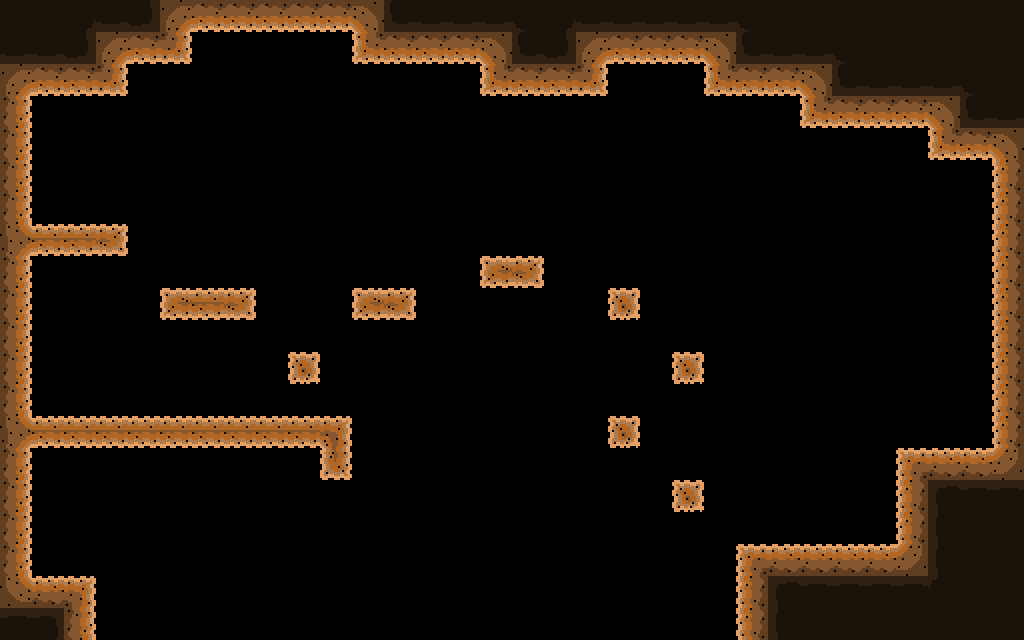

Tiled map render using the project's own tile images. Description and the whole map definition, tile-layer contents included, below:
An orthogonal 32x20 tile map with 32x32 px tiles, 1 tile layer (Camada de Blocos 1).

<map version="1.10" tiledversion="1.11.2" orientation="orthogonal" renderorder="right-down" width="32" height="20" tilewidth="32" tileheight="32" infinite="0" nextlayerid="2" nextobjectid="1">
 <tileset firstgid="1" source="Cave.tsx" />
 <layer id="1" name="Camada de Blocos 1" width="32" height="20">
  <data encoding="csv">
64,64,57,44,49,7,3,3,3,3,3,6,48,44,44,44,56,57,44,44,44,44,44,56,64,64,64,64,64,64,64,64,
44,44,49,7,3,12,0,0,0,0,0,11,3,3,3,6,48,49,7,3,3,3,6,48,44,44,56,64,64,64,64,64,
7,3,3,12,0,0,0,0,0,0,0,0,0,0,0,11,3,3,12,0,0,0,11,3,3,6,48,44,44,44,56,64,
4,0,0,0,0,0,0,0,0,0,0,0,0,0,0,0,0,0,0,0,0,0,0,0,0,11,3,3,3,6,48,44,
4,0,0,0,0,0,0,0,0,0,0,0,0,0,0,0,0,0,0,0,0,0,0,0,0,0,0,0,0,11,3,6,
4,0,0,0,0,0,0,0,0,0,0,0,0,0,0,0,0,0,0,0,0,0,0,0,0,0,0,0,0,0,0,2,
4,0,0,0,0,0,0,0,0,0,0,0,0,0,0,0,0,0,0,0,0,0,0,0,0,0,0,0,0,0,0,2,
22,14,14,28,0,0,0,0,0,0,0,0,0,0,0,0,0,0,0,0,0,0,0,0,0,0,0,0,0,0,0,2,
4,0,0,0,0,0,0,0,0,0,0,0,0,0,0,26,28,0,0,0,0,0,0,0,0,0,0,0,0,0,0,2,
4,0,0,0,0,26,14,28,0,0,0,26,28,0,0,0,0,0,0,33,0,0,0,0,0,0,0,0,0,0,0,2,
4,0,0,0,0,0,0,0,0,0,0,0,0,0,0,0,0,0,0,0,0,0,0,0,0,0,0,0,0,0,0,2,
4,0,0,0,0,0,0,0,0,33,0,0,0,0,0,0,0,0,0,0,0,33,0,0,0,0,0,0,0,0,0,2,
4,0,0,0,0,0,0,0,0,0,0,0,0,0,0,0,0,0,0,0,0,0,0,0,0,0,0,0,0,0,0,2,
22,14,14,14,14,14,14,14,14,14,15,0,0,0,0,0,0,0,0,33,0,0,0,0,0,0,0,0,0,0,0,2,
4,0,0,0,0,0,0,0,0,0,27,0,0,0,0,0,0,0,0,0,0,0,0,0,0,0,0,0,10,1,1,5,
4,0,0,0,0,0,0,0,0,0,0,0,0,0,0,0,0,0,0,0,0,33,0,0,0,0,0,0,2,47,42,42,
4,0,0,0,0,0,0,0,0,0,0,0,0,0,0,0,0,0,0,0,0,0,0,0,0,0,0,0,2,43,64,64,
4,0,0,0,0,0,0,0,0,0,0,0,0,0,0,0,0,0,0,0,0,0,0,10,1,1,1,1,5,43,64,64,
8,1,9,0,0,0,0,0,0,0,0,0,0,0,0,0,0,0,0,0,0,0,0,2,47,42,42,42,42,55,64,64,
42,46,4,0,0,0,0,0,0,0,0,0,0,0,0,0,0,0,0,0,0,0,0,2,43,64,64,64,64,64,64,64
</data>
 </layer>
</map>